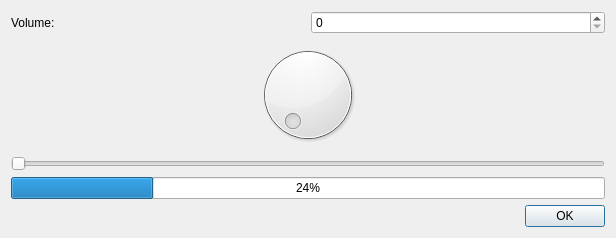
<?xml version="1.0" encoding="UTF-8"?>
<ui version="4.0">
 <class>Dialog</class>
 <widget class="QDialog" name="Dialog">
  <property name="geometry">
   <rect>
    <x>0</x>
    <y>0</y>
    <width>616</width>
    <height>238</height>
   </rect>
  </property>
  <property name="windowTitle">
   <string>Dialog</string>
  </property>
  <layout class="QVBoxLayout" name="verticalLayout">
   <item>
    <layout class="QHBoxLayout" name="horizontalLayout">
     <item>
      <widget class="QLabel" name="label">
       <property name="text">
        <string>Volume:</string>
       </property>
      </widget>
     </item>
     <item>
      <widget class="QSpinBox" name="spinBox"/>
     </item>
    </layout>
   </item>
   <item>
    <widget class="QDial" name="dial"/>
   </item>
   <item>
    <widget class="QSlider" name="horizontalSlider">
     <property name="orientation">
      <enum>Qt::Horizontal</enum>
     </property>
    </widget>
   </item>
   <item>
    <widget class="QProgressBar" name="progressBar">
     <property name="value">
      <number>24</number>
     </property>
    </widget>
   </item>
   <item>
    <widget class="QDialogButtonBox" name="buttonBox">
     <property name="standardButtons">
      <set>QDialogButtonBox::Ok</set>
     </property>
    </widget>
   </item>
  </layout>
 </widget>
 <resources/>
 <connections>
  <connection>
   <sender>spinBox</sender>
   <signal>valueChanged(int)</signal>
   <receiver>dial</receiver>
   <slot>setValue(int)</slot>
   <hints>
    <hint type="sourcelabel">
     <x>311</x>
     <y>36</y>
    </hint>
    <hint type="destinationlabel">
     <x>311</x>
     <y>82</y>
    </hint>
   </hints>
  </connection>
  <connection>
   <sender>spinBox</sender>
   <signal>valueChanged(int)</signal>
   <receiver>horizontalSlider</receiver>
   <slot>setValue(int)</slot>
   <hints>
    <hint type="sourcelabel">
     <x>475</x>
     <y>18</y>
    </hint>
    <hint type="destinationlabel">
     <x>472</x>
     <y>163</y>
    </hint>
   </hints>
  </connection>
  <connection>
   <sender>dial</sender>
   <signal>valueChanged(int)</signal>
   <receiver>spinBox</receiver>
   <slot>setValue(int)</slot>
   <hints>
    <hint type="sourcelabel">
     <x>528</x>
     <y>84</y>
    </hint>
    <hint type="destinationlabel">
     <x>528</x>
     <y>23</y>
    </hint>
   </hints>
  </connection>
  <connection>
   <sender>dial</sender>
   <signal>valueChanged(int)</signal>
   <receiver>horizontalSlider</receiver>
   <slot>setValue(int)</slot>
   <hints>
    <hint type="sourcelabel">
     <x>336</x>
     <y>110</y>
    </hint>
    <hint type="destinationlabel">
     <x>338</x>
     <y>161</y>
    </hint>
   </hints>
  </connection>
  <connection>
   <sender>spinBox</sender>
   <signal>valueChanged(int)</signal>
   <receiver>progressBar</receiver>
   <slot>setValue(int)</slot>
   <hints>
    <hint type="sourcelabel">
     <x>433</x>
     <y>24</y>
    </hint>
    <hint type="destinationlabel">
     <x>442</x>
     <y>197</y>
    </hint>
   </hints>
  </connection>
 </connections>
</ui>
